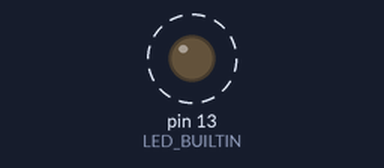
A sketch run on a simulated Arduino Uno, built with avr-gcc and run on an emulated ATmega328P. On the bench: output pins drawn as LEDs (lit = HIGH). Dashed ring = blinking.

Above: at 0.5 s.
Timing chart, 0 to 4.6 s (numbered marks = the images above):
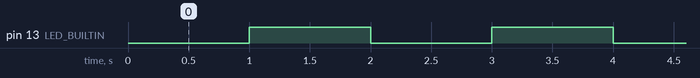

Measured:
- by itself, pin 13 (LED_BUILTIN): alternates HIGH for 1.0 s and LOW for 1.0 s

The sketch:

Program1.ino
```cpp
#define ON_PERIOD 1000
#define OFF_PERIOD 500

unsigned long timer;
bool flag;
void setup()
{
	pinMode(LED_BUILTIN, OUTPUT);
	timer = millis();
}

void loop()
{
	if (!flag && millis() - timer >= ON_PERIOD) {

		digitalWrite(LED_BUILTIN, HIGH);
		flag = true;
		timer = millis();
	}
	else if (flag && millis() - timer >= ON_PERIOD) {
		digitalWrite(LED_BUILTIN, LOW);
		flag = false;
		timer = millis();
	}
}
```
